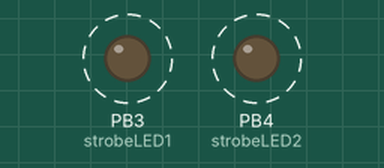
This sketch was run on a simulated ATtiny85, built with avr-gcc and run on an emulated ATtiny85. Shown: output pins drawn as LEDs (lit = HIGH). Dashed ring = blinking.

Above: at 0.3 s.
Timing chart, 0 to 3.0 s (numbered marks = the images above):
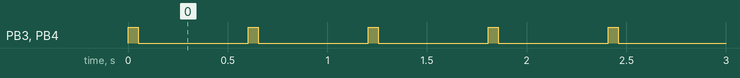

Measured:
- by itself, PB3 (strobeLED1), PB4 (strobeLED2): alternates HIGH for 0.05 s and LOW for 0.55 s

The sketch:

strobes.ino
```cpp
// K'Tinga Lighting - ATTiny85 Pinout

/*
 * Strobe lights
 */

int seedPIN = 1;  //Not connected
int strobeLED1 = 3;
int strobeLED2 = 4;
unsigned long strobeStart;
unsigned long strobeEnd;
long strobeOn = 0.05 * 1000;
long strobeOff = 0.55 * 1000;
int strobeValue = HIGH;

void setup() {
    strobeStart = millis();
    strobeEnd = strobeStart + strobeOn;
    pinMode(strobeLED1, OUTPUT);
    pinMode(strobeLED2, OUTPUT);
}

void loop() {

  unsigned long now = millis();

   // Blink the Strobe Lights
  if ( now < strobeEnd ) {
    digitalWrite(strobeLED1, strobeValue);
    digitalWrite(strobeLED2, strobeValue);
  } else {
    strobeStart = millis();
    if ( strobeValue == HIGH ) {
      strobeEnd = strobeStart + strobeOff;
      strobeValue = LOW;
    } else {
      strobeValue = HIGH;
      strobeEnd = strobeStart + strobeOn;
    }
  }
}
```
